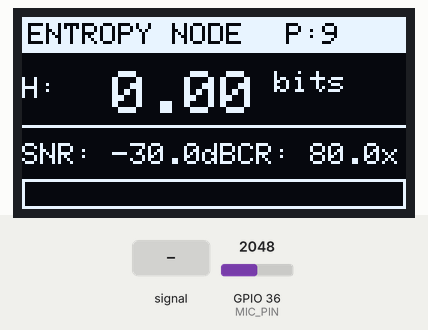
A sketch run on a simulated ESP32. Shown: 128×64 one-colour display. Inputs (shaded band) come from the test bench; at power-on: GPIO 36 (MIC_PIN) = 2048. What the sketch prints to the serial monitor is not drawn.

Above: at 4.2 s.
4.3 s: GPIO 36 (MIC_PIN) fed a 200 Hz sine of ±327 counts around its level
At 4.48 s:
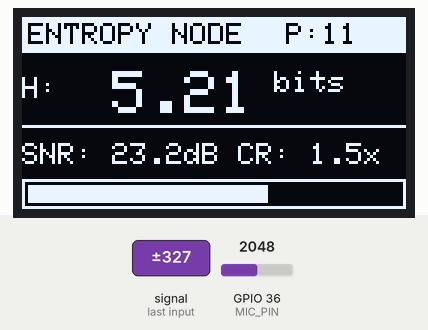
6.1 s: GPIO 36 (MIC_PIN) set to 1960
At 6.24 s:
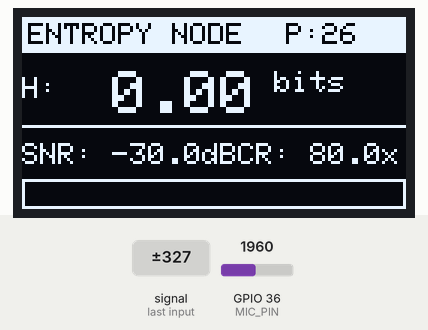
7.6 s: GPIO 36 (MIC_PIN) fed a 1000 Hz sine of ±1023 counts around its level
At 7.77 s:
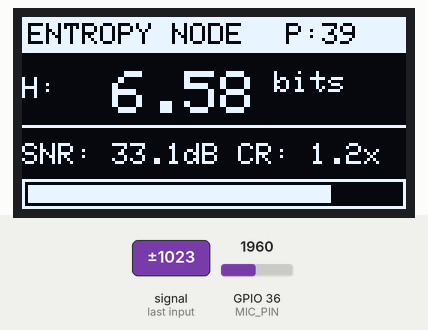
9.2 s: GPIO 36 (MIC_PIN) set to 2040
At 9.3 s:
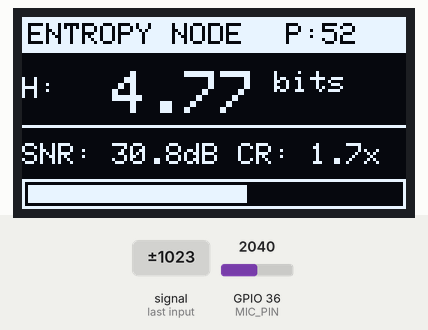

The sketch:

TX.ino
```cpp
#include <esp_now.h>
#include <WiFi.h>
#include <Wire.h>
#include <Adafruit_GFX.h>
#include <Adafruit_SSD1306.h>

// 1. MAC BOARD THU (RX) - 88:F1:55:32:05:B8
uint8_t broadcastAddress[] = {0x88, 0xF1, 0x55, 0x32, 0x05, 0xB8};

#define SCREEN_WIDTH 128
#define SCREEN_HEIGHT 64
Adafruit_SSD1306 display(SCREEN_WIDTH, SCREEN_HEIGHT, &Wire, -1);

typedef struct struct_message {
    float entropy; float snr; float cr;
    uint32_t seq; uint32_t timestamp;
} struct_message;
struct_message myData;

const int MIC_PIN = 36;
const int FRAME_SIZE = 256;
byte samples[FRAME_SIZE];
uint32_t packetCount = 0;
float noisePower = 39.0;

// Hàm tính công suất (Variance) cho 1 khung dữ liệu
float getFramePower() {
    float sum = 0;
    for (int i = 0; i < FRAME_SIZE; i++) {
        int raw = analogRead(MIC_PIN);
        samples[i] = (raw >> 4); // Chuyển 12-bit sang 8-bit
        sum += samples[i];
        delayMicroseconds(50);
    }
    float mean = sum / FRAME_SIZE;
    float p = 0;
    for (int i = 0; i < FRAME_SIZE; i++) {
        float diff = (float)samples[i] - mean;
        p += diff * diff;
    }
    return (p / FRAME_SIZE) + 0.001;
}

// HÀM HIỆU CHUẨN TRONG ĐÚNG 2 GIÂY
void runCalibration() {
    Serial.println("\n--- BAT DAU HIEU CHUAN NHIEU NEN (2 GIAY) ---");
    unsigned long startTime = millis();
    float totalP = 0; int frameCount = 0;

    while (millis() - startTime < 2000) {
        display.clearDisplay();
        display.setTextColor(WHITE);
        display.setCursor(10, 10); display.print("CALIBRATING...");
        display.drawRect(10, 30, 108, 10, WHITE);
        display.fillRect(12, 32, map(millis()-startTime,0,2000,0,104), 6, WHITE);
        display.setCursor(10, 50); display.print("Keep Silent!");
        display.display();

        totalP += getFramePower();
        frameCount++;
    }
    noisePower = totalP / frameCount;
    if (noisePower < 1.0) noisePower = 1.0;

    Serial.print("KET QUA HIEU CHUAN (Noise Power): ");
    Serial.println(noisePower);

    display.clearDisplay();
    display.setCursor(10, 25); display.print("DONE! NP: "); display.print(noisePower, 1);
    display.display();
    delay(1000);
}

float calculateEntropy() {
    float ent = 0; int counts[256] = {0};
    for (int i = 0; i < FRAME_SIZE; i++) counts[samples[i]]++;
    for (int i = 0; i < 256; i++) {
        if (counts[i] > 0) {
            float p = (float)counts[i] / FRAME_SIZE;
            ent -= p * (log(p) / log(2.0));
        }
    }
    return ent;
}

void setup() {
    Serial.begin(115200);
    Wire.begin(25, 26); // SDA=25, SCL=26
    WiFi.mode(WIFI_STA);
    if (esp_now_init() != ESP_OK) return;

    esp_now_peer_info_t peerInfo = {};
    memcpy(peerInfo.peer_addr, broadcastAddress, 6);
    peerInfo.ifidx = WIFI_IF_STA;
    peerInfo.encrypt = false;
    esp_now_add_peer(&peerInfo);

    display.begin(SSD1306_SWITCHCAPVCC, 0x3C);
    runCalibration();
}

void loop() {
    float currentPower = getFramePower();
    myData.entropy = calculateEntropy();

    // SNR chuẩn công suất (10*log10)
    myData.snr = 10 * log10(currentPower / noisePower);

    // CR chuẩn Shannon: 8/H (Hệ số nén)
    myData.cr = 8.0 / max(myData.entropy, 0.1f);

    myData.seq = packetCount++;
    myData.timestamp = micros();

    esp_now_send(broadcastAddress, (uint8_t *) &myData, sizeof(myData));

    // --- GIAO DIỆN OLED GIỮ NGUYÊN BỐ CỤC ĐẸP ---
    display.clearDisplay();

    // Header Nền trắng chữ đen
    display.fillRect(0, 0, 128, 12, WHITE);
    display.setTextColor(BLACK);
    display.setTextSize(1);
    display.setCursor(2, 2); display.print("ENTROPY NODE");
    display.setCursor(88, 2); display.print("P:"); display.print(myData.seq % 1000);

    // Nội dung chữ Trắng
    display.setTextColor(WHITE);
    display.setCursor(0, 20); display.print("H:");
    display.setTextSize(2); display.setCursor(30, 18); display.print(myData.entropy, 2);
    display.setTextSize(1); display.print(" bits");

    display.drawLine(0, 36, 128, 36, WHITE);
    display.setCursor(0, 42);
    display.print("SNR: "); display.print(myData.snr, 1); display.print("dB");
    display.setCursor(72, 42);
    display.print("CR: "); display.print(myData.cr, 1); display.print("x");

    // Thanh Gauge đáy
    display.drawRect(0, 54, 128, 10, WHITE);
    int barLen = (int)(myData.entropy * 124.0 / 8.0);
    display.fillRect(2, 56, (barLen > 124 ? 124 : barLen), 6, WHITE);

    display.display();
    delay(50);
}
```
